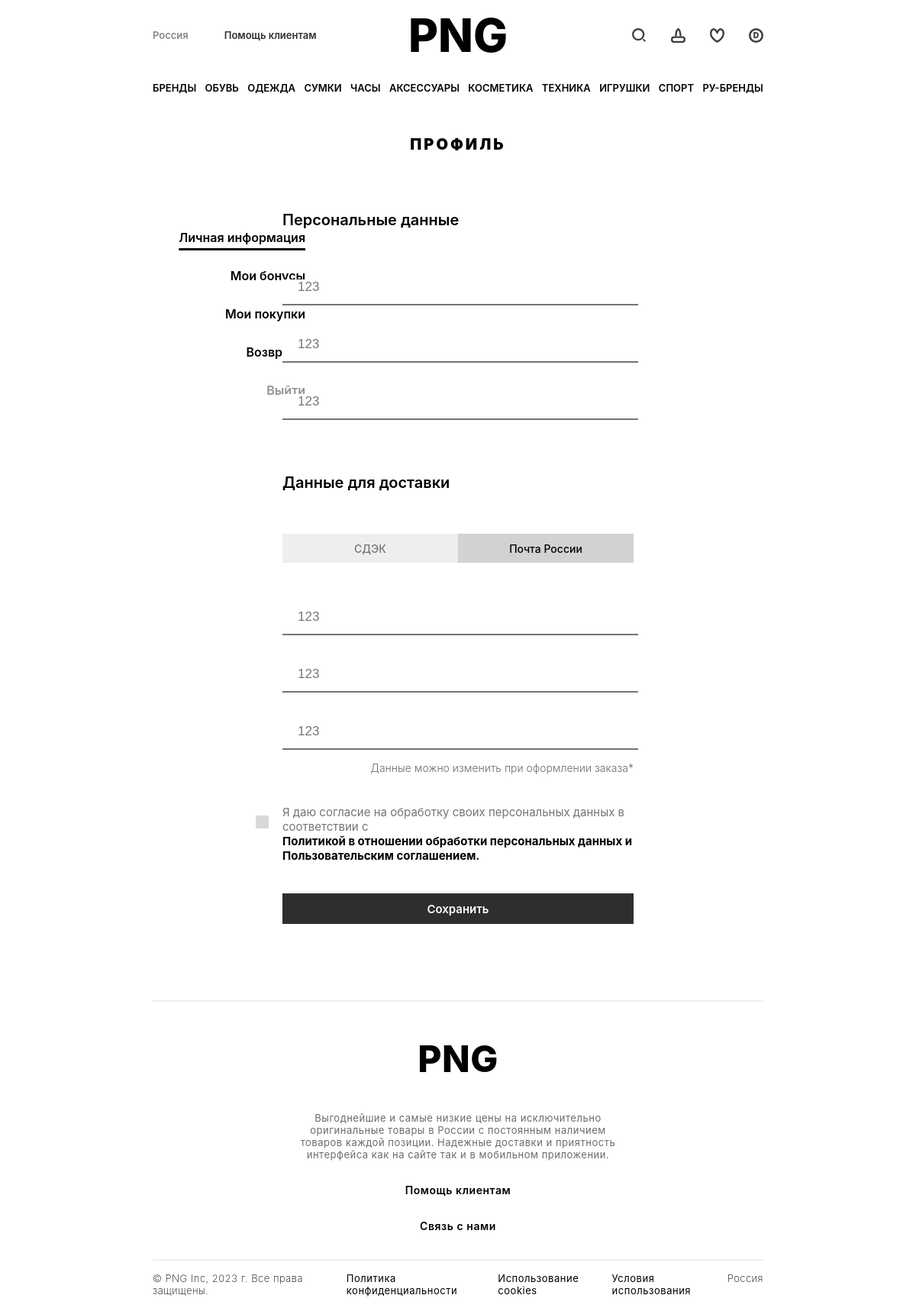
Screenshot of /profile/ (signed in) with the database file from the repository.
### telegram_app/models.py (models this page shows, shortened)
class User(AbstractUser):
    uid               = models.IntegerField(blank=True,primary_key=True,unique=True, verbose_name="id в телеграмме")
    first_name        = models.CharField(max_length=41,verbose_name="Имя")
    last_name         = models.CharField(max_length=41,verbose_name="Фамилия")
    surname           = models.CharField(max_length=41,verbose_name="Отчество")
    username          = models.CharField(unique=True, max_length=41,verbose_name="@username в tg")
    base_type_deliver = models.BooleanField(verbose_name="Способ доставки заказа",default="False")
    base_adress       = models.TextField(blank=True,verbose_name="Стандартный адрес доставки")
    base_delivery_point  = models.TextField(blank=True,verbose_name="Стандартный адрес СДЭКа")
    base_number_phone = models.CharField(blank=True,max_length=21,verbose_name="Номер телефона")
    up_to_politic     = models.BooleanField(verbose_name="Пользовательское соглашение",default="False")
    bonus_reference   = models.CharField(max_length=50,unique=True, blank=True,verbose_name="Ссылка для бонус систем")
    bonus             = models.ForeignKey(to="self",on_delete=models.CASCADE, null=True, blank=True,verbose_name="От кого зарегался")
    bonus_number      = models.IntegerField(default=0, verbose_name="Кол-во бонус-покупок")
    used_promo        = models.JSONField(verbose_name="Ипользованные промокоды", default=list)
    favorite          = models.JSONField(verbose_name="Избранное пользователя",default=list)
    cart              = models.JSONField(verbose_name="Корзина пользователя",default=dict)
    groups = models.ManyToManyField(
        Group,
        verbose_name=('Группы'),blank=True,
        help_text=('Группы, к которым принадлежит этот пользователь. Пользователь получит все разрешения, предоставленные каждой из его групп.'),
        related_query_name="user",
        related_name="%(app_label)s_%(class)s_groups",
    )
    user_permissions = models.ManyToManyField(
        Permission,
        verbose_name=('разрешения пользователя'),blank=True,
        help_text=('разрешения для этого пользователя.'),
        related_query_name="user",
        related_name="%(app_label)s_%(class)s_user_permissions",
    )
    class Meta:
        verbose_name = "Пользователь"
        verbose_name_plural = "Пользователя"

### telegram_app/views.py (the view)
# urls.py: path("profile/",                                           views.page_profile, name="profile"),
@login_required
def page_profile(request, goto=None):
    if request.method == 'POST':
        form = forms.UserPersonalForm(request.POST, instance=request.user)
        if form.is_valid():
            form.save()
            request.user.up_to_politic = True
            request.user.save()
            return redirect('profile')
    else:
        form = forms.UserPersonalForm(instance=request.user)
        carts = models.Order.objects.filter(client=request.user.uid).order_by("-data_order")
        to_cart = [
            {
                'id':             cart.uid,
                'number_order':   cart.number_order,
                'status':         STATUS_CHOICES_DICT[cart.status_order],
                'tracknumber':    cart.tracknumber,
                'type_delivery':  cart.type_delivery,
                'first_name':     cart.first_name,
                'last_name':      cart.last_name,
                'surname':        cart.surname,
                'phone':          cart.number_phone,
                'address':        cart.adress,
                'delivery_point': cart.delivery_point,
                'summ_price':     cart.summ_price,
                'data_order':     cart.data_order,
                'products':       [
                    {
                        'id':    product["uid"],
                        'name':  product["name"],
                        'brand': product["brand"],
                        'size':  product["size"],
                        'img':   product["img"],
                        'price': separate(product["price"]),
                    } for product in json.loads(cart.cart_order)
                ]
            } for cart in carts
        ]
        returns = models.Returns.objects.filter(client=request.user.uid).order_by("-data_order")
        to_returns = [
            {
                'id':             ret.uid,
                'number_order':   ret.number_order,
                'status':         RETURN_CHOICES_DICT[ret.status_return],
                'form':           forms.ReturnsForm(instance=ret),
                'summ_price':     ret.summ_price,
                'data_order':     ret.data_order,
                'products':       [
                    {
                        'id':    product["uid"],
                        'name':  product["name"],
                        'brand': product["brand"],
                        'size':  product["size"],
                        'img':   product["img"],
                        'price': separate(product["price"]),
                    } for product in json.loads(ret.cart_return)
                ]
            } for ret in returns
        ]
    return render(request, 'main/profile/profile.html', {'form': form,"carts": to_cart, "returns": to_returns, "userbonus": (request.user.bonus_number if request.user.bonus_number else 0), "domen": settings.SITE_URL, "goto": str(goto)})

### main/templates/main/profile/profile.html (shortened to what this page needs)
{% extends "main/Header.html" %}
{% load static %}
{% block link %} <link rel="stylesheet" href="{% static 'css/profile/profile.css'%}"> {% endblock %}
{% block body %}
    <div class="Center-page">
        <div class="not-mobile"><h1>ПРОФИЛЬ</h1></div>
    </div>
    <div class="all">
        <div class="navigation-menu">
                <label class="navigation" for="navigation personal">
                    <div class="not-mobile">Личная информация</div>
                </label>
                <label class="navigation" for="navigation bonus">
                    <div class="not-mobile">Мои бонусы</div>
                </label>
                <label class="navigation" for="navigation buylist">
                    <div class="not-mobile">Мои покупки</div>
                </label>
                <label class="navigation" for="navigation returns">Возвраты</label>
            <div class="not-mobile"><a class="navigation" id="button_leave" href="{% url 'logout' %}">Выйти</a></div>
        </div>
        <div class="menu" data-open="{{ goto }}">
            <form class="blockmenu" id="personal" action="" method="POST">
                <h6>Персональные данные</h6>
                <div class="input-box top-margin">
                    <input req autocomplete="off" name="last_name" value="{{form.last_name.value}}" id="id_last_name" placeholder="Фамилия" maxlength="40">
                </div>
                <div class="input-box">
                    <input req autocomplete="off" name="first_name" value="{{form.first_name.value}}" id="id_first_name" placeholder="Имя" maxlength="40">
                </div>
                <div class="input-box">
                    <input req autocomplete="off" name="surname" value="{{form.surname.value}}" id="id_surname" placeholder="Отчество" maxlength="40">
                </div>
                <h6 class="top-margin">Данные для доставки</h6>
                <label class="type_deliver top-margin" checktype="{% if form.base_type_deliver.value == 1 %}1{% endif %}"for="id_base_type_deliver">
                    <div class="typebox"></div>
                    <h5 id="SDEK_TYPE">СДЭК</h5>
                    <h5 id="RUSSIA_TYPE">Почта России</h5>
                </label>
                <div class="input-box top-margin">
                    <input req autocomplete="off" name="base_adress" value="{{form.base_adress.value}}" id="id_base_adress" placeholder="Город, область, (регион)">
                </div>
                <div class="input-box">
                    <input req autocomplete="off" name="base_delivery_point" value="{{form.base_delivery_point.value}}" id="id_base_delivery_point" placeholder="Адрес пункта выдачи">
                </div>
                <div class="input-box">
                    <input req autocomplete="off" name="base_number_phone" value="{{form.base_number_phone.value}}" id="id_base_number_phone" placeholder="Номер телефона" maxlength="20">
                    <div class="ef">Данные можно изменить при оформлении заказа*</div>
                </div>
                {% if not user.up_to_politic %}
                <label for="id_up_to_politic" id="politicbox">
                    <span></span>
                    Я даю согласие на обработку своих персональных данных в соответствии с
                    <a href="">Политикой в отношении обработки персональных данных и Пользовательским соглашением.</a>
                </label>
                {% endif %}
            <button class="submit-personal">Сохранить</button>
            </form>
                {% include  'main/profile/Bonus-system.html' %}
    </div>
</div>
{% endblock %}

### main/templates/main/Header.html (shortened to what this page needs)
<!DOCTYPE html>
<html lang="ru">
<head>
    {% load static %}
    <link rel="stylesheet" href="{% static 'css/Header.css'%}">
    <link rel="stylesheet" href="{% static 'css/footer.css'%}">
    <link rel="stylesheet" href="{% static 'css/search.css'%}">
    <link rel="stylesheet" href="{% static 'css/basic-css.css'%}">
    {% block link %}{% endblock %}
</head>
<body>
<div class="Header">
    <div class="Header-left">
        <div class="not-mobile">
            <p>Россия</p>
            <a href="{% url 'support' %}">Помощь клиентам</a>
        </div>
    </div>
    <div class="Header-center">
        <a href="{% url 'home' %}">PNG</a>
    </div>
    <div class="Header-right">
        <div class="not-mobile">
            <a onclick="AddSearch()" class="small-icon search-button"><img src="{% static 'img/header/search.svg' %}" alt=""></a>
        </div>
        <a class="small-icon cart" href="{% url 'cart' %}"><img src="{% static 'img/header/cart.svg' %}" alt=""></a>
        <div class="not-mobile">
            <a class="small-icon" href="{% url 'favorite' %}"><img src="{% static 'img/like.svg' %}" alt=""></a>
        </div>
        <a class="small-icon" href="{% url 'profile' %}" style="display: grid;">
            {% if user.is_authenticated %}
            <svg viewBox="0 0 22 22" fill="none" xmlns="http://www.w3.org/2000/svg">
                <circle cx="11" cy="11" r="9.5" stroke="#3E3E3E" stroke-width="3"/>
                <text x="50%" y="55%" text-anchor="middle" alignment-baseline="middle" font-size="12" font-weight="900" font-family="Inter" fill="#3E3E3E">{{ user.username|first|title }}</text>
            </svg>
            {% else %}
            <img src="{% static 'img/header/profile.svg' %}" alt="">
            {% endif %}
        </a>
    </div>
</div>
<div class="Header-cat">
    <div class="tabs dropdown">
        <a href="/brands"                  id="tab-btn-1"  data-content="#brand"> Бренды</a>
        <a href="/productlist/shoe"        id="tab-btn-2"  data-content="#shoe"> Обувь</a>
        <a href="/productlist/cloths"      id="tab-btn-3"  data-content="#cloths"> Одежда</a>
        <a href="/productlist/bags"        id="tab-btn-4"  data-content="#bags"> Сумки</a>
        <a href="/productlist/clocks"      id="tab-btn-5"  data-content="#clocks"> Часы</a>
        <a href="/productlist/accessories" id="tab-btn-6"  data-content="#accessorie"> Аксессуары</a>
        <a href="/productlist/cosmetics"   id="tab-btn-7"  data-content="#cosmetic"> Косметика</a>
        <a href="/productlist/technique"   id="tab-btn-8"  data-content="#technique"> Техника</a>
        <a href="/productlist/toys"        id="tab-btn-9"  data-content="#toys"> Игрушки</a>
        <a href="/productlist/sport"       id="tab-btn-10" data-content="#sport"> Спорт</a>
        <a href="/productlist/sport"       id="tab-btn-11" data-content="#rubrand"> РУ-Бренды</a>
    </div>
</div>
<div class="body">
    {% block body %}{% endblock %}
</div>
<div class="footer">
    <div class="top-footer">
        <div class="center-footer">
            <div class="title    footer-text">PNG</div>
            <div class="not-mobile">
                <div class="ftext    footer-text">Выгоднейшие и самые низкие цены на исключительно оригинальные товары в России с постоянным наличием товаров каждой позиции. Надежные доставки и приятность интерфейса как на сайте так и в мобильном приложении.</div>
            </div>
            <a href="/support">Помощь клиентам</a>
            <a href="/callback">Связь с нами</a>
        </div>
    </div>
    <div class="bottom-footer">
        <div class="not-mobile"><h3>© PNG Inc, 2023 г. Все права защищены.</h3></div>
        <h2>Политика конфиденциальности</h2>
        <h2>Использование cookies</h2>
        <h2>Условия использования</h2>
        <div class="not-mobile"><h3>Россия</h3></div>
    </div>
</div>
</body>
</html>

### rows the page displays
User: username|first "D", last_name "123", first_name "123", surname "123", base_adress "123", base_delivery_point "123", base_number_phone "123"
